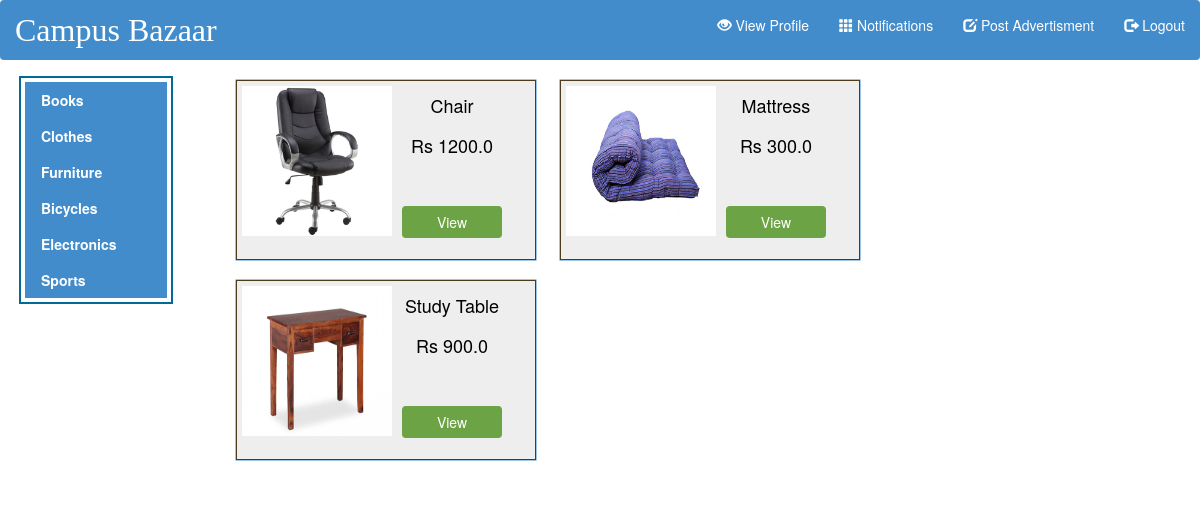
The page /app/feed/?filter=Furniture (signed in) on the database its author committed.
### app/models.py (models this page shows)
class Tag(models.Model):
	tag_name = models.CharField(primary_key=True,max_length = 200)
	def __str__(self):
		return self.tag_name

class Advertisement(models.Model):
	user = models.ForeignKey(Profile,on_delete=models.DO_NOTHING)
	image = models.ImageField(upload_to = 'ad_pic/', default = 'ad_pic/bat.png')
	title = models.CharField(max_length = 200)
	description = models.CharField(max_length = 500)
	tags=models.ManyToManyField(Tag)
	price = models.FloatField(default=0.0)
	timestamp = models.DateTimeField(auto_now_add=True)
	status=models.IntegerField(default=-1)
	def __str__(self):
		return str(self.id)

### app/views.py (the view)
@csrf_exempt
@login_required(login_url='/app/')
def feed(request):
	assert(request.method == 'GET')
	tags=list(Tag.objects.all())
	profile = Profile.objects.filter(user=request.user)[0]
	ad_filter=request.GET.get('filter','')
	ads=[]
	if(ad_filter==''):
		ads=filterAd('ALL',profile)
	else:
		ads=filterAd(ad_filter,profile)
	return render(request, 'feed.html', {'tags':tags,'ads':ads,'media_url': MEDIA_URL})

### app/views.py (called while the page is built)
def filterAd(filter,profile):
	if(filter=='ALL'):
		return Advertisement.objects.exclude(user=profile)
	else:
		tag=Tag.objects.get(tag_name=filter)
		return Advertisement.objects.filter(tags__tag_name=tag).exclude(user=profile)

### templates/feed.html (shortened to what this page needs)
{% extends 'theme.html' %}
{% load static %}
{% load bootstrap3 %}
{% load crispy_forms_tags %}
{% load crispy_forms_field %}
{% block body %}
<body>
<div class=row>
<div class="ul2">
	<ul >
	  <li>
	  	{% for tag in tags %}
		 <a href="{% url 'feed' %}?filter={{tag.tag_name}}">{{tag.tag_name}}</a>
		{% endfor %}
	  </li>
	</ul>
</div>
	<div class="container" >
		<ul id="product_list" >
			{% for ad in ads %}
			<li style="display: inline-block;">
				<div class="container" id="product_box">
					<div  id="product_image" >
						<img class ="zoom" src={{media_url}}{{ad.image}} height="150" width="150">
					</div>
					<div  id="product_detail">
							<h4 id="product_title"> {{ad.title}}</h4>
							<div class="container" id="price_tag">
								<h4 id ="price" style="display:  inline-block;"> Rs {{ad.price}}</h4>
							</div>
							<div id="product_view" >
							<button class="zoom" id="view_button" onclick="location.href = '/app/product/?ad={{ad}}';" > View </button>
							</div>
					</div>
				</div>
			</li>
			{% endfor %}
		</ul>
	</div>
</div>
</body>
{% endblock %}

### templates/feed.html (style rules this page uses)
#product_list { background-color: white }
#product_box { max-width: 300px; min-height: 180px; padding: 10px; margin:10px; background-color: white; overflow: hidden; display:flex; color: black; text-align: center; box-shadow: 0px 0px 0px 0.5px #428CCC; border: 1px solid #4C3C1B; padding: 5px; background-color: #EEE; }
#product_image { overflow: hidden; }
#product_detail { min-width: 120px; }
#product_title { display: block; text-align: center; }
#price_tag { display: inline-block; height: 50%; width: 100%; margin: 0px; text-align: center; }
#product_view { display: block; height: 20%; padding: 4px; width: 100%; display: flex; align-items: center; justify-content: center; }
button { width: 100px; color:white; border-radius: 4px; background: #6CA344; padding: 6px 10px; border: none; border-radius: 4px; cursor: pointer; margin-bottom: 10px; }
.row { display: flex; }
.ul2 { margin-top: 8px; }
.ul2 ul { list-style-type: none; margin: 0; padding: 0; width: 150px; background-color: #f1f1f1; border: 1px solid #4C3C1B; background: #428CCC; box-shadow: 0px 0px 0px 2px #006B96; border: 4px solid #fff; margin: 0 auto; }
.ul2 li a { display: block; color: white; padding: 8px 16px; text-decoration: none; font-weight: bold; }

### rows shown on the page
Tag: tag_name "Books"
Tag: tag_name "Clothes"
Tag: tag_name "Furniture"
Tag: tag_name "Bicycles"
Tag: tag_name "Electronics"
Tag: tag_name "Sports"
Advertisement: image (picture), title "Chair", price "1200.0"
Advertisement: image (picture), title "Mattress", price "300.0"
Advertisement: image (picture), title "Study Table", price "900.0"
